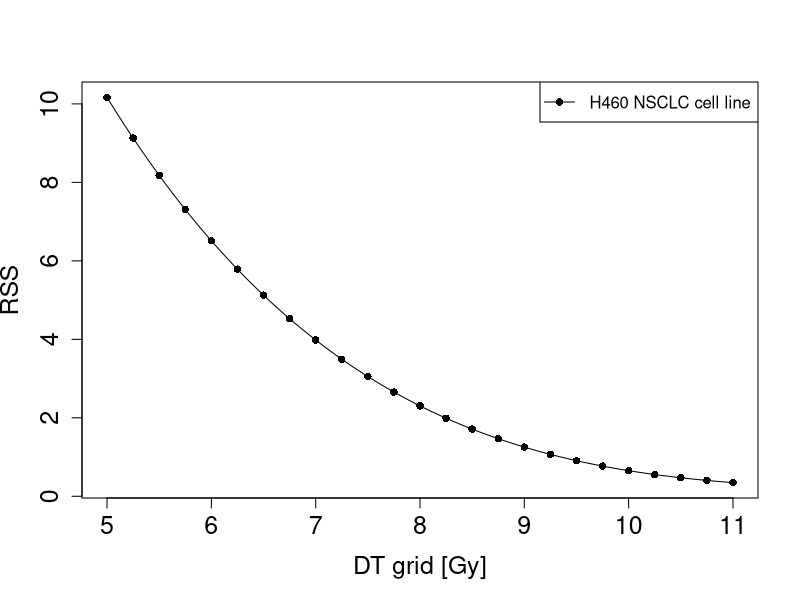
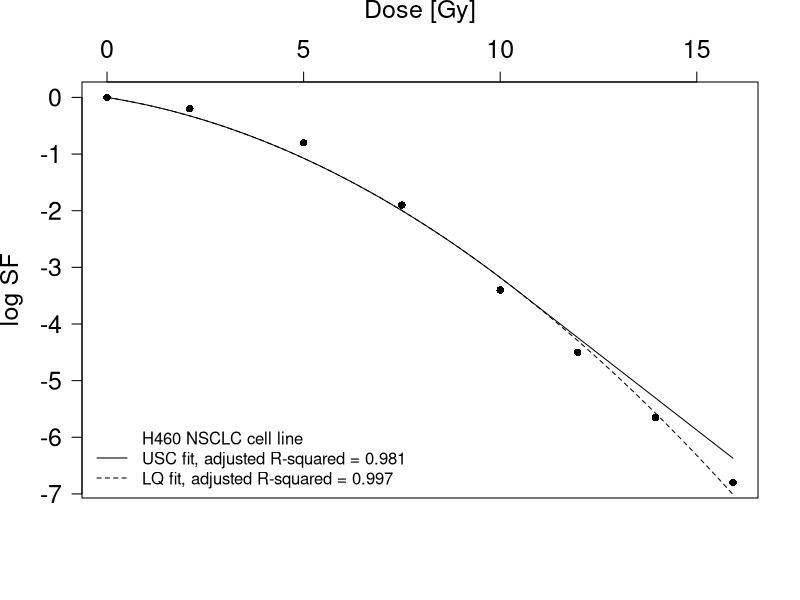

Here is the R script that generated these plots, in order: (Note: this script raises an error after producing the figures.)
rm(list=ls())

## Define the LQ and USC functions
LQfunc = function(alpha, beta, D) -(alpha)*D - (beta)*I(D^2)
f = function(D, DT) I(D^2) - (D > DT)*I((D - DT)^2)
USCfunc = function(alpha, beta, SF, D, DT) {
  
  fit = (-(alpha)*D - (beta)*I( f(D, DT) ))
  residuals = SF - fit
  RSS = c(crossprod(residuals))
  
  list(RSS = RSS)
}
  
## Define function for computing RSS, MSS, TSS, R-squared and adjusted R-squared
Sxx = function(x)   sum( I((x - mean(x))^2) )
s = function(y, yhat, n, p) sqrt( RSS(y, yhat) / (n - p) )
sy = function(x, y, yhat, n, p) s(y, yhat, n, p)*sqrt( (1/n) + (x - mean(x))^2/Sxx(x) )
RSS = function(y ,yhat) sum( I((y - yhat)^2) ) 
MSS = function(y, yhat) sum( (yhat - mean(y))^2 )
TSS = function(y, yhat) sum( (y - mean(y))^2 )
R.squared = function(y, yhat) 1 - (RSS(y, yhat)/TSS(y, yhat))
R.squared.adj = function(y, yhat, n, p) 1 - (1 - R.squared(y, yhat))*( (n - 1)/(n - p) ) 
standardresid = function(x, y, yhat, n, p) (y - yhat)/(s(y, yhat, n, p)*sqrt(1 - (1/n) - (x - mean(x))^2/Sxx(x)))

## Computes the regression when given the data points (x,y), and DT is the transition dose DT
computeFit = function (D, SF, DT = NULL) {
  
  ## Model matrix
  if ( is.null(DT) == TRUE ) {
    X = cbind( "alpha" = D, "beta" = I(D^2) )
  } else {
    X = cbind( "alpha" = D, "beta" = f(D,DT) )
  }
  
  ## Number of predictor variables, i.e. the dimension of the model matrix
  p = dim(X)[2L]
  
  ## Use QR factorization to solve least squares
  fit = .lm.fit(X, SF)
  
  ## Compute the residuals, RSS and estimate the standard deviation sigma^2
  residuals = c(fit$residuals)
  n = length(residuals)
  RSS = c(crossprod(residuals))
  sig2 = RSS/(n - p)
  
  ## Compute the regression coefficient summary table
  beta = fit$coef
  R = "dimnames<-"(fit$qr[1:p, ], NULL)
  Rinv = backsolve(R, diag(p))
  se = sqrt(rowSums(Rinv ^ 2) * sig2)
  tstat = beta/se
  pval = 2*pt(abs(tstat), n - p, lower.tail = FALSE)

  ## Compute AIC
  AIC = n*log(2*pi*sig2) + (n - p) + 2*(p + 1) 
  
  ## Compute R-squared and adjusted R-squared
  TSS = c(crossprod(SF - sum(SF) / n))
  r.squared = 1 - RSS/TSS
  adj.r.squared = 1 - sig2*(n - 1)/TSS
  
  ## Return estimated values
  if ( is.null(DT) == TRUE ) {
    list(coef = beta, residuals = residuals, fitted.values = c(X %*% beta),
         R = R, sig2 = sig2, se = se, AIC = AIC,
         RSS = RSS, r.squared = r.squared, adj.r.squared = adj.r.squared, p = p, n = n)
  } else {
    list(coef = beta, residuals = residuals, fitted.values = c(X %*% beta),
         R = R, sig2 = sig2, se = se, AIC = AIC, DT = DT,
         RSS = RSS, r.squared = r.squared, adj.r.squared = adj.r.squared, p = p, n = n)
  }
  
}

## Different vectors containing interval values to aid the following computation  
Doserange = 17
DTrange = c(3, 5)
legend.title = c("Asynchronous H460 cells")
D0.vec = c(0.86)
Dq.vec = c(1.52)

# Extracted data set
D = c(0, 2.105, 5, 7.5, 10, 11.97, 13.95, 15.92)
SFdata = exp(c(0, -0.2, -0.8, -1.9, -3.4, -4.5, -5.65, -6.8))

## Linear and non-linear regression of LQ and MTSH, respectively
LQmod = lm(log(SFdata) ~ -1 + D + I(D^2))
MTSHmod = nls(log(SFdata) ~ log(1 - (1 - exp(-v*D))^m), start = list(v=0.5, m=1))

## Model coefficients
alpha = (-1)*coef(LQmod)[1]
beta = (-1)*coef(LQmod)[2]
v = coef(MTSHmod)[1] 
m = coef(MTSHmod)[2] 
D0 = 1/v
Dq = D0*log(m)
DT = (2*Dq)/(1 - alpha*D0)

## Compute USC curve 
USC = (-(alpha)*D - (beta)*I( f(D, DT) ))

## Determine the transition dose as an independent parameter and find best USC fit

DTspan = seq(5, 11, 0.01)
SF = log(SFdata)

## Regression for each value of DT in span
# lst = lapply(DTspan, computeFit, D = D, SF = SF)
lst = lapply(DTspan, USCfunc, alpha = alpha, beta = beta, SF = SF, D = D)

## Compute RSS for each value of DT
RSS_USC = sapply(lst, "[[", "RSS")

## Plot RSS vs grid of DT
dev.new()
plot(DTspan, RSS_USC,
     ylab = "RSS", xlab = "DT grid [Gy]",
     ylim = c(min(RSS_USC), max(RSS_USC)), xlim = c(min(DTspan), max(DTspan)),
     type = "o", pch = c(16, rep(NA, 24)),
     cex.lab = 1.5, cex.axis = 1.5, cex.sub = 1.5)
legend("topright", legend=c("H460 NSCLC cell line"), pch = 16, lty = 1, bty = "o")

# ## Plot dose-response curves for the cell population under aerobic and extremely-hypoxic cells
dev.new()
plot(D, log(SFdata),
     ylab = "log SF",
     las = 1, pch = 16, xaxt = "n", ann = FALSE, 
     cex.lab = 1.5, cex.axis = 1.5, cex.sub = 1.5)
axis(3, cex.lab = 1.5, cex.axis = 1.5, cex.sub = 1.5)
mtext("Dose [Gy]", side = 3, line = 3, cex = 1.5)
mtext("log SF", side = 2, line = 3, cex = 1.5)
D_range = seq(0, max(D), 0.01)
lines(D_range, (LQfunc(alpha, beta, D_range)), lty = 2)
lines(D_range, ((-(alpha)*D_range - (beta)*I( f(D_range, DT) ))), lty = 1)

#lines(sort(D), (exp(fitted(LQmod))[order(D)]), lty = 2)
#lines(sort(D), (exp(fitted(MTSHmod))[order(D)]), lty = 2)
#lines(sort(D), (exp(USC)[order(D)]), lty = 1)
legend("bottomleft", 
       legend=c("H460 NSCLC cell line", 
                paste0("USC fit, adjusted R-squared = ", signif(R.squared.adj(log(SFdata), USC, length(D), 4), digits = 3)),
                paste0("LQ fit, adjusted R-squared = ", signif(summary(LQmod)$adj.r.squared, digits = 3))),
                lty = c(0, 1, 2), bty = "n", cex = 1.0)

cat("Adjusted R-sqaured: ", summary(LQmod)$adj.r.squared, "\n")
cat("Adjusted R-sqaured: ", R.squared.adj(log(SFdata), USC, length(D), 4), "\n")

fit = computeFit(D, SF, DTspan[which(RSS_USC == min(RSS_USC))])
USC_opt = USCfunc(-0.01048588, 0.03596738, D, DTspan[which(RSS_USC == min(RSS_USC))])
cat("Adjusted R-sqaured: ", R.squared.adj(log(SFdata), USC_opt, length(D), 3), "\n")

SDalpha = coef(summary(LQmod))[1, 2]
SDbeta = coef(summary(LQmod))[2, 2]
SDv = coef(summary(MTSHmod))[1, 2]
SDm = coef(summary(MTSHmod))[2, 2]
SDD0 = D0^2*SDv
SDDq = sqrt( (SDD0*log(m))^2 + (SDm*D0/m)^2 )
SDDT = (DT/Dq)*sqrt( SDDq^2 + (D0*DT*SDalpha/2)^2 + (alpha*DT*SDD0/2)^2 )

